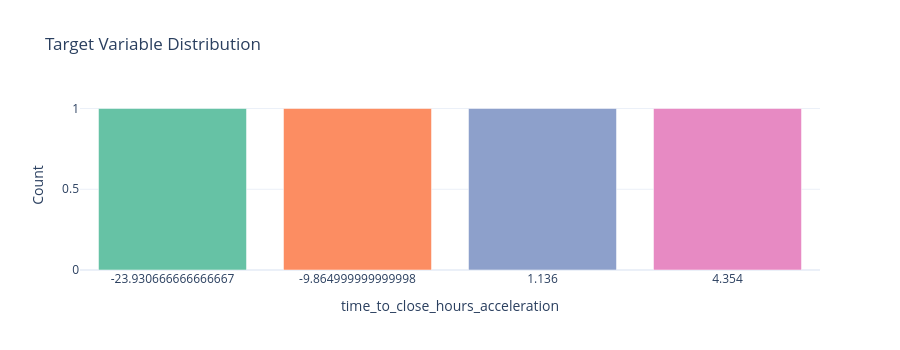

Write notebook code for a chart like this one.
### Markdown cell above
## 2.4 Target Variable Analysis

Understanding target distribution is critical for:
- **Class imbalance** affects model training and evaluation metrics
- **Business context** helps interpret what we're trying to predict
- **Sampling strategies** depend on imbalance severity

### Code cell
from customer_retention.core.compat import native_pd as _pd
from customer_retention.core.compat import to_pandas

print("=" * 60)
print(f"TARGET VARIABLE DISTRIBUTION: {findings.target_column}")
print("=" * 60)

if findings.target_column and findings.target_column in df.columns:
    target_series = df[findings.target_column]
    target_counts = target_series.value_counts().sort_index()
    if hasattr(target_counts, 'to_pandas'):
        target_counts = target_counts.to_pandas()

    # Create distribution table
    dist_data = []
    for val, count in target_counts.items():
        pct = count / len(df) * 100
        dist_data.append({
            findings.target_column: val,
            "count": count,
            "percentage": f"{pct:.3f}"
        })

    dist_df = native_pd.DataFrame(dist_data)
    display_table(dist_df)

    # Calculate imbalance metrics
    if len(target_counts) == 2:
        majority = target_counts.max()
        minority = target_counts.min()
        minority_class = target_counts.idxmin()
        imbalance_ratio = majority / minority
        retention_rate = target_counts.get(1, 0) / len(df) * 100

        print(f"\nImbalance ratio: {imbalance_ratio:.2f}:1 (minority class: {minority_class})")
        print(f"Retention rate: {retention_rate:.1f}%")

        # Business context
        if retention_rate > 70:
            print(f"\n📊 Business Context: {retention_rate:.0f}% retention is healthy!")
            print("   Churned customers are the minority class we want to predict.")
        elif retention_rate > 50:
            print(f"\n📊 Business Context: {retention_rate:.0f}% retention is moderate.")
            print("   Balanced focus on both retention and churn prediction.")
        else:
            print(f"\n⚠️ Business Context: {retention_rate:.0f}% retention is concerning!")
            print("   High churn rate requires urgent attention.")

        # Modeling recommendations based on imbalance
        print("\n⚠️  Class imbalance considerations for modeling:")
        print("   - Use stratified sampling for train/test splits")
        print("   - Consider class weights in model training")
        print("   - Evaluate with Precision-Recall AUC (not just ROC-AUC)")
        print("   - Focus on recall for churned class (catch at-risk customers)")

        # Add imbalance strategy recommendation
        if imbalance_ratio < 3:
            strategy = "stratified_sampling"
            rationale = f"Mild imbalance ({imbalance_ratio:.2f}:1) - stratified sampling sufficient"
            print("   - SMOTE not needed (imbalance is mild)")
        elif imbalance_ratio < 5:
            strategy = "class_weights"
            rationale = f"Moderate imbalance ({imbalance_ratio:.2f}:1) - use class weights"
            print("   - SMOTE may not be necessary (imbalance is moderate)")
        else:
            strategy = "smote"
            rationale = f"Severe imbalance ({imbalance_ratio:.2f}:1) - consider SMOTE"
            print("   - Consider SMOTE or undersampling (imbalance is severe)")

        registry.add_bronze_imbalance_strategy(
            target_column=findings.target_column,
            imbalance_ratio=imbalance_ratio,
            minority_class=minority_class,
            strategy=strategy,
            rationale=rationale,
            source_notebook="02_source_integrity"
        )

        # Visualization
        fig = make_subplots(rows=1, cols=2, specs=[[{"type": "pie"}, {"type": "bar"}]],
                           subplot_titles=["Class Distribution", "Count Comparison"])

        labels = [f"{'Retained' if v == 1 else 'Churned'} ({v})" for v in target_counts.index]
        fig.add_trace(go.Pie(labels=labels, values=target_counts.to_numpy(), hole=0.4,
                            marker_colors=["#2ecc71", "#e74c3c"]), row=1, col=1)
        fig.add_trace(go.Bar(x=labels, y=target_counts.to_numpy(),
                            marker_color=["#e74c3c", "#2ecc71"]), row=1, col=2)

        fig.update_layout(height=350, title_text="Target Variable Distribution",
                         showlegend=False, template="plotly_white")
        display_figure(fig)
    else:
        print(f"\nMulticlass target with {len(target_counts)} classes")

        fig = go.Figure(go.Bar(x=[str(v) for v in target_counts.index], y=target_counts.to_numpy(),
                               marker_color=px.colors.qualitative.Set2[:len(target_counts)]))
        fig.update_layout(height=350, title_text="Target Variable Distribution",
                         xaxis_title=findings.target_column, yaxis_title="Count",
                         template="plotly_white")
        display_figure(fig)
else:
    print("\n⚠️ No target column detected or specified.")
    print("   Set target_hint parameter in DataExplorer.explore() or")
    print("   manually specify in findings.target_column")

### Figure 1 — Plotly figure (JSON) as saved in the notebook; plotly's stock layout.template omitted (floating-point values rounded to 4 significant figures)
{"data": [{"marker": {"color": ["rgb(102,194,165)", "rgb(252,141,98)", "rgb(141,160,203)", "rgb(231,138,195)"]}, "type": "bar", "x": ["-23.930666666666667", "-9.864999999999998", "1.136", "4.354"], "y": [1, 1, 1, 1]}], "layout": {"height": 350, "title": {"text": "Target Variable Distribution"}, "xaxis": {"title": {"text": "time_to_close_hours_acceleration"}}, "yaxis": {"title": {"text": "Count"}}}}
